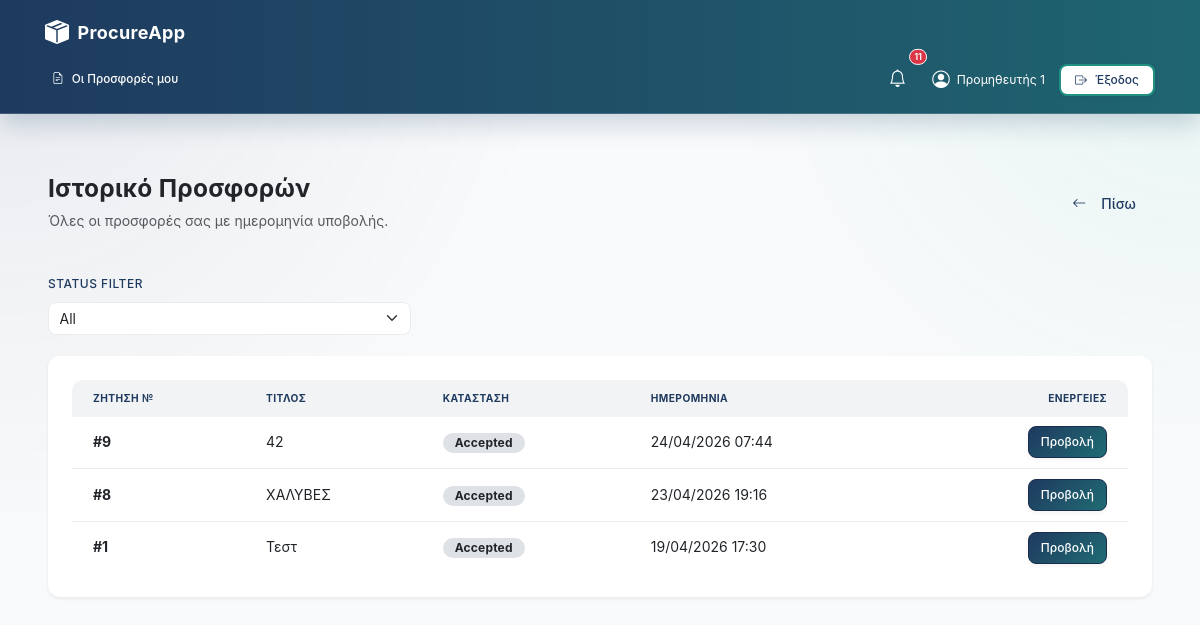
Page /supplier/history (signed in) on the committed database.
### models.py (models this page shows, shortened)
class Bid(db.Model):
    __tablename__ = "bids"
    id = db.Column(db.Integer, primary_key=True)
    request_id = db.Column(db.Integer, db.ForeignKey("requests.id"), nullable=False)
    supplier_id = db.Column(db.Integer, db.ForeignKey("users.id"), nullable=False)
    supplier_name = db.Column(db.String(120), nullable=False)
    price = db.Column(db.Numeric(12, 2), nullable=False)
    notes = db.Column(db.Text, nullable=True)
    documents = db.Column(db.String(255), nullable=True)
    created_at = db.Column(db.DateTime, default=datetime.utcnow)
    status = db.Column(db.String(20), default=BidStatus.DRAFT)
    status_changed_at = db.Column(db.DateTime, default=datetime.utcnow)
    overall_discount_type = db.Column(db.String(10), default='pct')
    proposed_delivery_date = db.Column(db.DateTime, nullable=True)
    is_draft = db.Column(db.Boolean, default=False)
    subtotal = db.Column(db.Numeric(12, 2), nullable=True)
    discount_total = db.Column(db.Numeric(12, 2), nullable=True)
    overall_discount_pct = db.Column(db.Numeric(5, 2), nullable=True)
    shipping_cost = db.Column(db.Numeric(12, 2), nullable=True)
    vat_pct = db.Column(db.Numeric(5, 2), nullable=True)
    vat_amount = db.Column(db.Numeric(12, 2), nullable=True)
    rejection_reason = db.Column(db.String(100), nullable=True)
    bid_score = db.Column(db.Numeric(5, 2), nullable=True)
    is_rejected = db.Column(db.Boolean, default=False)
    lines = db.relationship("BidLine", backref="bid", cascade="all, delete-orphan", lazy=True)

class RequestRFQ(db.Model):
    __tablename__ = "requests"
    id = db.Column(db.Integer, primary_key=True)
    title = db.Column(db.String(200), nullable=False)
    description = db.Column(db.Text, nullable=True)
    documents = db.Column(db.String(255), nullable=True)
    created_by = db.Column(db.String(100), nullable=False)
    created_at = db.Column(db.DateTime, default=datetime.utcnow)
    delivery_location = db.Column(db.String(255), nullable=True)
    receiving_manager = db.Column(db.String(120), nullable=True)
    phone = db.Column(db.String(50), nullable=True)
    submit_deadline = db.Column(db.DateTime, nullable=False)
    delivery_deadline = db.Column(db.DateTime, nullable=False)
    status = db.Column(db.String(20), default=RFQStatus.PENDING)
    status_changed_at = db.Column(db.DateTime, default=datetime.utcnow)
    approved_by = db.Column(db.String(100), nullable=True)
    approved_at = db.Column(db.DateTime, nullable=True)
    denial_reason = db.Column(db.Text, nullable=True)
    winning_bid_id = db.Column(db.Integer, db.ForeignKey('bids.id'), nullable=True)
    cost_center_id = db.Column(db.Integer, db.ForeignKey('cost_centers.id'), nullable=True)
    estimated_budget = db.Column(db.Numeric(12, 2), nullable=True)
    priority = db.Column(db.String(20), default='normal', nullable=False)
    category = db.Column(db.String(50), nullable=True)
    award_date = db.Column(db.DateTime, nullable=True)
    cost_center = db.relationship('CostCenter', backref='rfqs')
    items = db.relationship('RequestItem', backref='rfq', lazy=True, cascade="all, delete-orphan")
    bids = db.relationship('Bid', backref='rfq', lazy=True, foreign_keys="[Bid.request_id]", cascade="all, delete-orphan")
    allowed_suppliers = db.relationship('AllowedSupplier', backref='rfq', lazy=True, cascade="all, delete-orphan")

### app/routes/supplier.py (the view, shortened to what this page needs)
@supplier_bp.route("/history")
@require_role("supplier")
def history():
    from models import AllowedSupplier, User
    from datetime import datetime, timedelta
    from decimal import Decimal
    username = session.get('username')
    supplier_name = session.get('name')
    supplier_user = User.query.filter_by(username=username).first()
    bids = Bid.query.filter_by(
        supplier_id=supplier_user.id if supplier_user else None
    ).all() if supplier_user else []
    reopen_bid_ids = {
        r.bid_id for r in BidRevision.query.filter(
            BidRevision.bid_id.in_([b.id for b in bids])
        ).all()
    } if bids else set()
    page = request.args.get('page', 1, type=int)
    per_page = 10
    status_filter = request.args.get('status', 'all').strip().lower()
    all_awards = ItemAward.query.join(
        RequestRFQ, ItemAward.request_id == RequestRFQ.id
    ).filter(
        ItemAward.supplier_name == supplier_name,
        RequestRFQ.status.in_([RFQStatus.CLOSED, RFQStatus.RECEIVED])
    ).all()
    awarded_bid_ids = {a.bid_id for a in all_awards}
    total_bids = len(bids)
    submitted_bids = [b for b in bids if b.status == 'submitted']
    bid_ids = [b.id for b in bids]
    won_awards = ItemAward.query.join(
        RequestRFQ, ItemAward.request_id == RequestRFQ.id
    ).filter(
        ItemAward.bid_id.in_(bid_ids),
        ItemAward.supplier_name == supplier_name,
        RequestRFQ.status.in_([RFQStatus.CLOSED, RFQStatus.RECEIVED])
    ).all() if bid_ids else []
    won_count = len(won_awards)
    total_value = Decimal(0)
    avg_bid_value = Decimal(0)
    won_value = Decimal(0)
    for b in submitted_bids:
        price = b.price or Decimal(0)
        total_value += Decimal(price)
    for award in won_awards:
        won_value += (award.line_total or Decimal(0))
    avg_bid_value = total_value / len(submitted_bids) if submitted_bids else Decimal(0)
    win_rate = (won_count / len(submitted_bids) * 100) if submitted_bids else 0
    bids = sorted(bids, key=lambda b: b.created_at, reverse=True)
    total_items = len(bids)
    total_pages = (total_items + per_page - 1) // per_page
    start_idx = (page - 1) * per_page
    paginated_bids = bids[start_idx : start_idx + per_page]
    award_map = {
        a.bid_id: a
        for a in ItemAward.query.join(RequestRFQ, ItemAward.request_id == RequestRFQ.id).filter(
            ItemAward.supplier_name == supplier_name,
            RequestRFQ.status.in_([RFQStatus.CLOSED, RFQStatus.RECEIVED])
        ).all()
    }
    return render_template("supplier_history.html",
                         bids=paginated_bids,
                         page=page,
                         total_pages=total_pages,
                         status_filter=status_filter,
                         reopen_bid_ids=reopen_bid_ids,
                         analytics={
                             'total_bids': total_bids,
                             'submitted_bids': len(submitted_bids),
                             'won_count': won_count,
                             'lost_count': len(submitted_bids) - won_count,
                             'win_rate': win_rate,
                             'total_value': float(total_value),
                             'avg_bid_value': float(avg_bid_value),
                             'won_value': float(won_value)
                         },
                         award_map=award_map)

### app/auth.py (called while the page is built)
def require_roles(*roles):
    def wrap(fn):
        @wraps(fn)
        def inner(*args, **kwargs):
            if session.get("role") not in roles:
                flash("Δεν έχεις δικαίωμα πρόσβασης.", "danger")
                return redirect(url_for("auth.login"))
            return fn(*args, **kwargs)
        return inner
    return wrap

### templates/supplier_history.html (shortened to what this page needs)
{% extends "base.html" %}
{% block content %}
<div class="container-fluid py-5">
  <div class="d-flex justify-content-between align-items-center mb-5">
    <div>
      <h1 class="h3 fw-bold text-dark mb-2">Ιστορικό Προσφορών</h1>
      <p class="text-muted mb-0">Όλες οι προσφορές σας με ημερομηνία υποβολής.</p>
    </div>
    <a href="{{ url_for('supplier.dashboard') }}" class="btn btn-outline-secondary">
      <i class="bi bi-arrow-left me-2"></i>Πίσω
    </a>
  </div>
  <form method="get" class="mb-4">
    <div class="row g-2 align-items-end">
      <div class="col-md-4">
        <label class="form-label">Status filter</label>
        <select name="status" class="form-select" onchange="this.form.submit()">
          <option value="all" {% if status_filter == 'all' %}selected{% endif %}>All</option>
        </select>
      </div>
    </div>
  </form>
  {% if bids %}
  <div class="card border-0 shadow-sm">
    <div class="table-responsive">
      <table class="table table-hover mb-0">
        <thead class="bg-light">
          <tr>
            <th class="border-0 ps-4">Ζήτηση №</th>
            <th class="border-0">Τίτλος</th>
            <th class="border-0">Κατάσταση</th>
            <th class="border-0">Ημερομηνία</th>
            <th class="border-0 text-end pe-4">Ενέργειες</th>
          </tr>
        </thead>
        <tbody>
          {% for bid in bids %}
          <tr>
            <td class="ps-4"><strong>#{{ bid.request_id }}</strong></td>
            <td>{{ bid.rfq.title if bid.rfq else 'Διαγραμμένη ζήτηση' }}</td>
            <td>
              {% if reopen_bid_ids and bid.id in reopen_bid_ids %}
                <span class="badge bg-info text-dark">Reopen</span>
              {% elif bid.status == 'submitted' %}
                <span class="badge bg-success">Submitted</span>
              {% elif bid.status == 'accepted' and award_map.get(bid.id) %}
                <span class="badge bg-success">Pending Delivery</span>
              {% elif bid.status == 'accepted' %}
                <span class="badge badge-secondary">Accepted</span>
              {% elif bid.status == 'draft' %}
                <span class="badge bg-warning text-dark">Draft</span>
              {% elif bid.status == 'rejected' %}
                <span class="badge bg-danger">Rejected</span>
              {% else %}
                <span class="badge bg-secondary">{{ get_status_display_name(bid.status) }}</span>
              {% endif %}
            </td>
            <td>
              {% if bid.created_at %}
                {{ bid.created_at.strftime('%d/%m/%Y %H:%M') }}
              {% else %}
                -
              {% endif %}
            </td>
            <td class="text-end pe-4">
              <a href="{{ url_for('supplier.bid', req_id=bid.request_id) }}" class="btn btn-sm btn-primary">
                Προβολή
              </a>
            </td>
          </tr>
          {% endfor %}
        </tbody>
      </table>
    </div>
  </div>
  {% else %}
  <div class="alert alert-info">
    <i class="bi bi-info-circle me-2"></i>
    <strong>Κανένα ιστορικό προσφορών.</strong>
    Δεν έχετε υποβάλει μέχρι τώρα προσφορές.
  </div>
  {% endif %}
</div>
{% endblock %}

### app/static/css/layouts.css (style rules this page uses)
.container-fluid { width: 100%; padding: 0 var(--space-4); margin: 0 auto; }
.row { display: flex; flex-wrap: wrap; margin: 0 -var(--space-4); }
.d-flex { display: flex; }
.align-items-center { align-items: center; }
.align-items-end { align-items: flex-end; }
.justify-content-between { justify-content: space-between; }
.mb-0 { margin-bottom: 0; }
.mb-2 { margin-bottom: var(--space-2); }
.mb-4 { margin-bottom: var(--space-4); }
.mb-5 { margin-bottom: var(--space-5); }

### app/static/css/dashboard-unified.css (style rules this page uses)
:root { --ui-shell-max-width: 1600px; --ui-panel-bg: var(--color-white, #ffffff); --ui-panel-border: var(--color-gray-200, #e5e7eb); --ui-muted-bg: var(--color-gray-50, #f8fafc); --ui-row-hover: rgba(32, 201, 151, 0.08); --ui-heading: var(--color-navy, var(--color-primary-navy, #1e3a5f)); --ui-accent: var(--color-teal, var(--color-primary-accent, #20c997)); --ui-shadow-soft: 0 10px 28px rgba(15, 58, 95, 0.08); }
body.dashboard-unified { background: radial-gradient(circle at top right, rgba(32, 201, 151, 0.08), transparent 35%), radial-gradient(circle at top left, rgba(30, 58, 95, 0.08), transparent 40%), var(--ui-muted-bg); color: var(--color-text-primary, var(--text-primary, #1f2937)); }
.dashboard-unified h1, .dashboard-unified h2, .dashboard-unified h3, .dashboard-unified .page-header h1 { color: var(--ui-heading); letter-spacing: 0.01em; }
.dashboard-unified .card, .dashboard-unified .filters-sidebar, .dashboard-unified .kpi-card, .dashboard-unified .card-kpi { background: var(--ui-panel-bg); border: 1px solid var(--ui-panel-border); border-radius: 12px; box-shadow: var(--ui-shadow-soft); }
.dashboard-unified .card::before, .dashboard-unified .card-kpi::before { display: none; }
.dashboard-unified .table { margin-bottom: 0; border-collapse: separate; border-spacing: 0; }
.dashboard-unified .table thead th { background: color-mix(in srgb, var(--ui-heading) 6%, #ffffff 94%); color: var(--ui-heading); font-size: 0.73rem; font-weight: 700; letter-spacing: 0.04em; text-transform: uppercase; border-bottom: 1px solid var(--ui-panel-border); white-space: nowrap; padding-top: 0.72rem; padding-bottom: 0.72rem; }
.dashboard-unified .table tbody td { padding-top: 0.7rem; padding-bottom: 0.7rem; border-bottom: 1px solid var(--ui-panel-border); vertical-align: middle; }
.dashboard-unified .table-responsive { border-radius: 12px; }
.dashboard-unified .badge, .dashboard-unified .rounded-pill { font-weight: 700; letter-spacing: 0.015em; }
.dashboard-unified .form-control, .dashboard-unified .form-select, .dashboard-unified .filter-input, .dashboard-unified .filter-select, .dashboard-unified .select2-container .select2-selection--single, .dashboard-unified .select2-container .select2-selection--multiple { border: 1px solid var(--ui-panel-border); border-radius: 8px; background-color: #ffffff; color: var(--color-text-primary, #1f2937); }
.dashboard-unified .btn { border-radius: 8px; }
.dashboard-unified .btn-primary { background: linear-gradient(135deg, var(--ui-heading), color-mix(in srgb, var(--ui-heading) 65%, var(--ui-accent) 35%)); border: 1px solid color-mix(in srgb, var(--ui-heading) 80%, #000000 20%); }
.dashboard-unified .btn-secondary, .dashboard-unified .btn-outline-secondary { border-color: color-mix(in srgb, var(--ui-accent) 60%, var(--ui-heading) 40%); color: var(--ui-heading); }

### rows in the picture
Bid: request_id "9", rfq "42", status "Accepted", created_at "24/04/2026 07:44"
Bid: request_id "8", rfq "ΧΑΛΥΒΕΣ", status "Accepted", created_at "23/04/2026 19:16"
Bid: request_id "1", rfq "Τεστ", status "Accepted", created_at "19/04/2026 17:30"

### other values in the picture
{{ unread_notifs|length }} "11"
{{ session.get('name') }} "Προμηθευτής 1"
